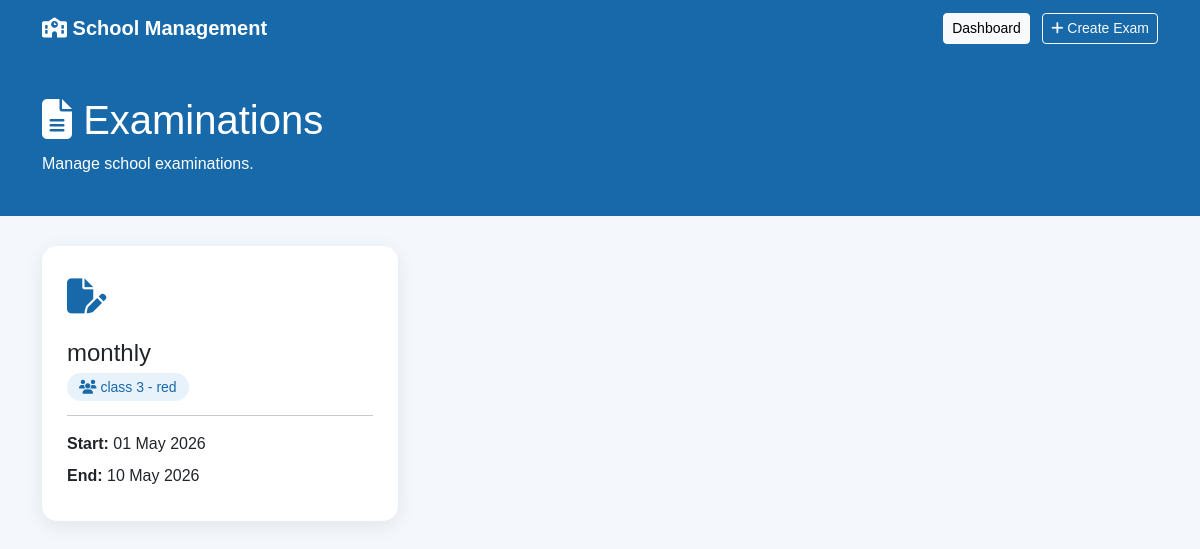
Screenshot of /exams/ (signed in) with the database file from the repository.
### schoolapp/models.py (models this page shows, shortened)
class Exam(models.Model):
    name = models.CharField(max_length=150)
    school_class = models.ForeignKey(
        SchoolClass,
        on_delete=models.CASCADE,
        related_name='exams'
    )
    start_date = models.DateField()
    end_date = models.DateField()
    description = models.TextField(blank=True)
    created_at = models.DateTimeField(auto_now_add=True)

class SchoolClass(models.Model):
    name = models.CharField(max_length=20)
    section = models.CharField(max_length=20)

### schoolapp/views.py (the view)
# urls.py: path('exams/', views.exam_list, name='exam_list'),
def exam_list(request):
    if not request.user.is_authenticated:
        return redirect('login')
    if not request.user.is_superuser:
        return redirect('home')
    exams = Exam.objects.select_related(
        'school_class'
    ).all().order_by('-start_date')
    return render(
        request,
        'schoolapp/exam_list.html',
        {
            'exams': exams
        }
    )

### templates/schoolapp/exam_list.html (shortened to what this page needs)
<!DOCTYPE html>
<html lang="en">
<head>
    <link
        href="https://cdn.jsdelivr.net/npm/bootstrap@5.3.3/dist/css/bootstrap.min.css"
        rel="stylesheet"
    >
    <link
        rel="stylesheet"
        href="https://cdnjs.cloudflare.com/ajax/libs/font-awesome/6.5.2/css/all.min.css"
    >
</head>
<body>
<nav class="navbar navbar-expand-lg">
    <div class="container">
        <a
            class="navbar-brand fw-bold"
            href="{% url 'home' %}"
        >
            <i class="fa-solid fa-school"></i>
            School Management
        </a>
        <div>
            <a
                href="{% url 'admin_dashboard' %}"
                class="btn btn-light btn-sm me-2"
            >
                Dashboard
            </a>
            <a
                href="{% url 'create_exam' %}"
                class="btn btn-outline-light btn-sm"
            >
                <i class="fa-solid fa-plus"></i>
                Create Exam
            </a>
        </div>
    </div>
</nav>
<div class="page-header">
    <div class="container">
        <h1>
            <i class="fa-solid fa-file-lines"></i>
            Examinations
        </h1>
        <p class="mb-0">
            Manage school examinations.
        </p>
    </div>
</div>
<div class="container mb-5">
    {% if exams %}
    <div class="row g-4">
        {% for exam in exams %}
        <div class="col-md-6 col-lg-4">
            <div class="exam-card">
                <div class="exam-icon">
                    <i class="fa-solid fa-file-pen"></i>
                </div>
                <h4>
                    {{ exam.name }}
                </h4>
                <p>
                    <span class="class-badge">
                        <i class="fa-solid fa-users"></i>
                        {{ exam.school_class.name }}
                        -
                        {{ exam.school_class.section }}
                    </span>
                </p>
                <hr>
                <p class="mb-2">
                    <strong>Start:</strong>
                    {{ exam.start_date|date:"d M Y" }}
                </p>
                <p class="mb-2">
                    <strong>End:</strong>
                    {{ exam.end_date|date:"d M Y" }}
                </p>
            </div>
        </div>
        {% endfor %}
    </div>
    {% endif %}
</div>
</body>
</html>

### templates/schoolapp/exam_list.html (style rules this page uses)
body { background: #f4f7fb; font-family: Arial, sans-serif; }
.navbar { background: #1769aa; }
.navbar-brand, .nav-link { color: white !important; }
.page-header { background: #1769aa; color: white; padding: 40px 20px; margin-bottom: 30px; }
.exam-card { background: white; border-radius: 15px; padding: 25px; height: 100%; box-shadow: 0 5px 20px rgba(0,0,0,0.08); }
.exam-icon { font-size: 35px; color: #1769aa; margin-bottom: 15px; }
.class-badge { background: #e8f2fb; color: #1769aa; padding: 6px 12px; border-radius: 20px; font-size: 14px; }

### rows the page displays
Exam: name "monthly", school_class.name "class 3", school_class.section "red", start_date "01 May 2026", end_date "10 May 2026"
